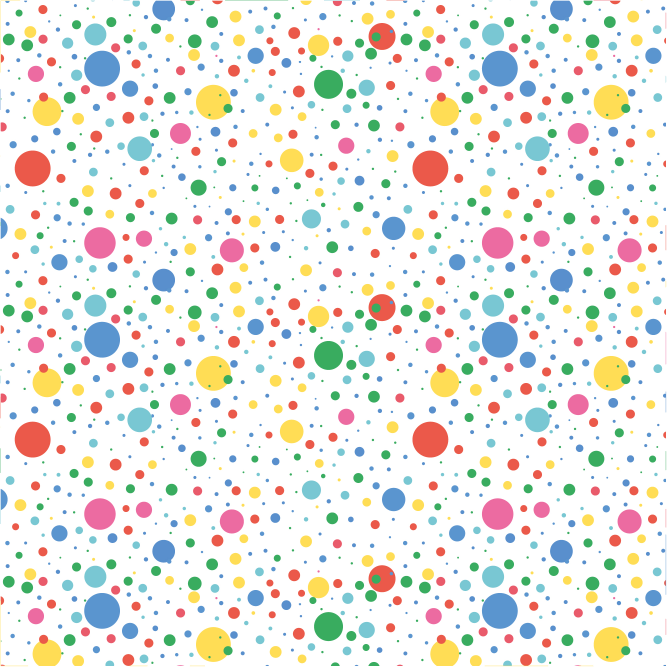
#> input picture OR4EJI0 (1).jpg, 2000 x 2000 px (shown at 1/3 size)
$ python hww5.py
#> lines starting #> are read from the running program, lines starting #| are printed output that depends on the picture; after the words box and inside, x2 and y2 are one past the last pixel; in counts of white or black regions, pixels touching at a corner belong together
import numpy as np
import cv2 as cv

img = cv.imread("OR4EJI0 (1).jpg")
#> img is the input picture: shape (2000, 2000, 3); mean B, G, R 229.5, 234.4, 235.6
cv.imshow("w",img)
img2 = img.copy()
print(img2.shape)
#| (2000, 2000, 3)
lower_yellow = np.array([15, 50, 180])
upper_yellow = np.array([40, 255, 255])

circle = np.zeros((2000,2000,3),dtype='uint8')
circle[:] = [0,0,0]
cv.circle(circle,(1000,1000),1000,(255,255,255),-1)
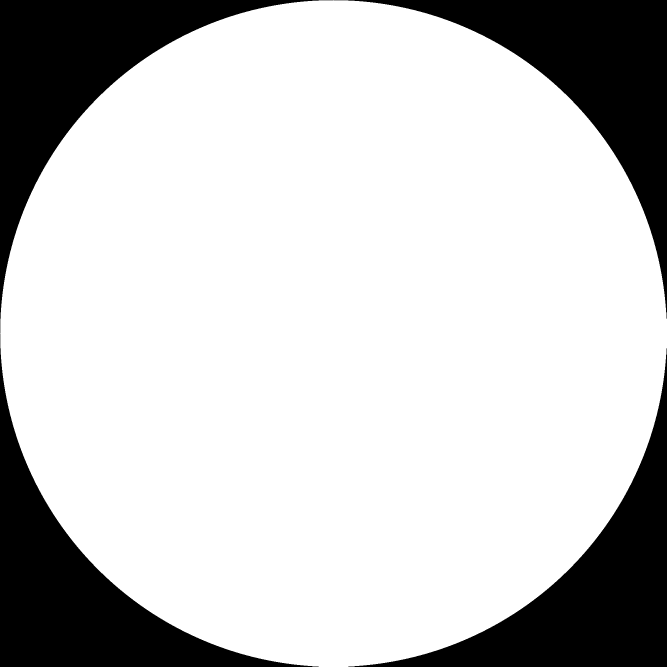
#> circle: shape (2000, 2000, 3) (shown at 1/3 size); 78.5% white; 4 black regions, box (x1, y1, x2, y2) and area: (0, 0, 1000, 1000) 215613, (1001, 0, 2000, 956) 214613, (0, 1001, 956, 2000) 214613, (1045, 1045, 2000, 2000) 213614
cv.imshow("Circle",circle)

hsv = cv.cvtColor(img,cv.COLOR_HSV2BGR)
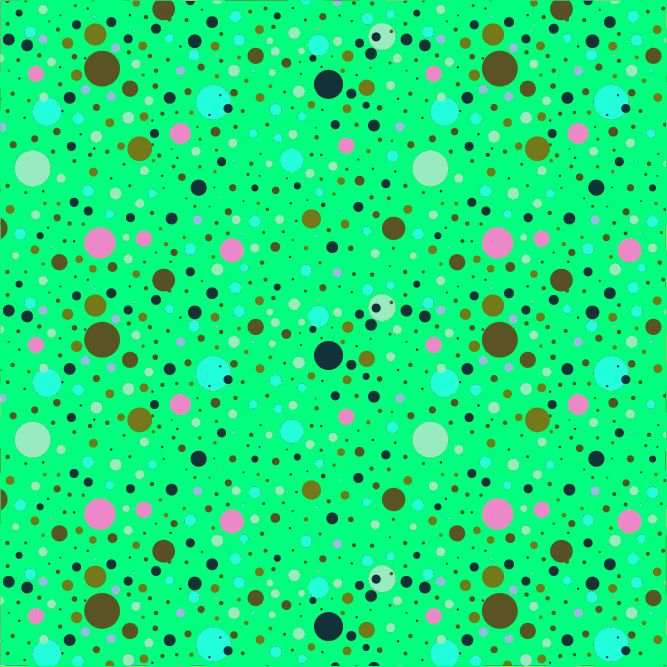
#> hsv: shape (2000, 2000, 3) (shown at 1/3 size); mean B, G, R 124.5, 231.8, 21.8

# x,y = img.shpe[:]
# x2 = int(x/2)
# y2 = int(y/2)


mask = cv.inRange(img,lower_yellow,upper_yellow)
#> mask: shape (2000, 2000); every value is 0
bitwise1 = cv.bitwise_and(img,circle)
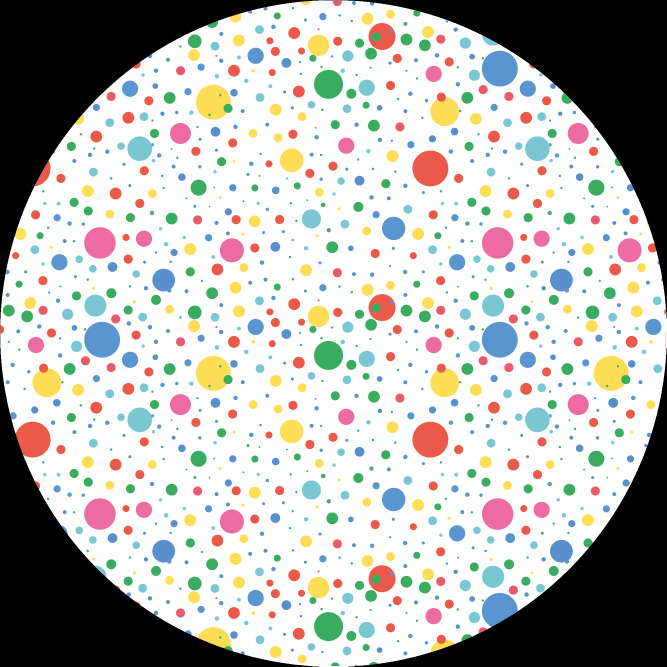
#> bitwise1: shape (2000, 2000, 3) (shown at 1/3 size); mean B, G, R 180.6, 184, 185.3
cv.imshow("and",bitwise1)

mask = cv.inRange(img,lower_yellow,upper_yellow)
result = cv.bitwise_and(img,img,mask=mask)
#> result: shape (2000, 2000, 3); every value is 0
cv.imshow('result',mask)
cv.waitKey(0)
cv.destroyAllWindows()
